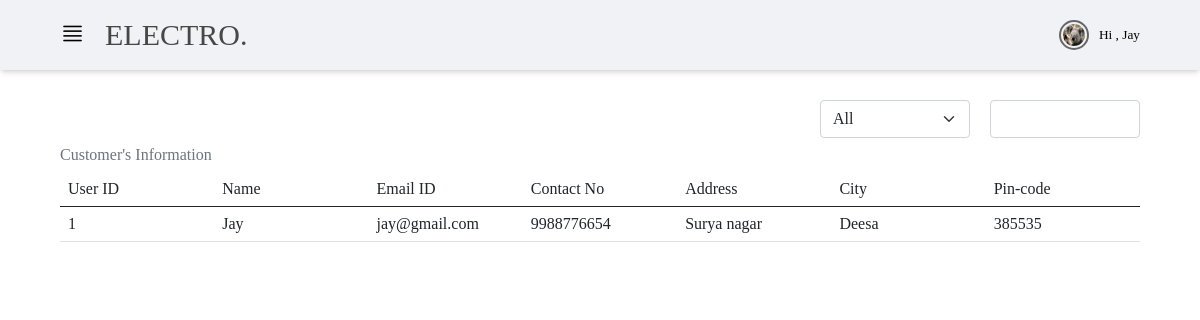
Page /Admin/customer.php (signed in) on the committed database.
### tables this page shows
CREATE TABLE `register` (
  `user_id` int(50) NOT NULL,
  `name` varchar(255) NOT NULL,
  `mobile_no` bigint(255) NOT NULL,
  `email_id` varchar(255) NOT NULL,
  `address` varchar(255) NOT NULL,
  `city` varchar(50) NOT NULL,
  `pin_code` int(10) NOT NULL,
  `password` varchar(50) NOT NULL
);

### Admin/customer.php (the view, shortened to what this page needs)
<!DOCTYPE html>
<html lang="en">
<head>
</head>
<link rel="stylesheet" href="css/table.css">
<body>
    <?php
        include_once 'header.php';
    ?>
    <section class="home">
        <div class="searchX">
            <div style="display: flex; justify-content: end; gap: 20px;">
                <div class="dropdown">
                    <select name="" id="searchMethod" class="custom-select findstatus form-select" style="width: 150px;">
                        <option value="">All</option>
                    </select>
                </div>
                <div class="search">
                    <input type="text" name="" id="getSearch" class="selectItm">
                </div>
            </div>
        </div>
        <div>
            <div class="table-responsive">
                <table class="table table-bordered caption-top table-responsive table-striped">
                    <caption>
                        Customer's Information
                    </caption>
                    <thead class="thead-dark">
                        <tr>
                            <td>User ID</td>
                            <td>Name</td>
                            <td>Email ID</td>
                            <td>Contact No</td>
                            <td>Address</td>
                            <td>City</td>
                            <td>Pin-code</td>
                        </tr>
                    </thead>
                    <tbody id="tbody">
                        <?php
                            $user = "SELECT * FROM `register` ORDER BY user_id ASC";
                            $userQueryResult = mysqli_query($conn,$user);
                            if(mysqli_num_rows($userQueryResult) > 0){
                                while($fetch = mysqli_fetch_assoc($userQueryResult)){
                                    ?>
                        <tr>
                            <td>
                                <?php echo $fetch['user_id'] ?>
                            </td>
                            <td>
                                <?php echo $fetch['name'] ?>
                            </td>
                            <td>
                                <?php echo $fetch['email_id'] ?>
                            </td>
                            <td>
                                <?php echo $fetch['mobile_no'] ?>
                            </td>
                            <td>
                                <?php echo $fetch['address'] ?>
                            </td>
                            <td>
                                <?php echo $fetch['city'] ?>
                            </td>
                            <td>
                                <?php echo $fetch['pin_code'] ?>
                            </td>
                        </tr>
                        <?php
                                }
                            }else{
                                ?>
                        No Data Found..
                        <?php
                            }
                        ?>
                    </tbody>
                </table>
            </div>
        </div>
    </section>
</body>
</html>

### Admin/header.php (shortened to what this page needs)
<?php
include_once 'pages/connection.php';
if (!isset($_SESSION['adminId'])) {
    header('Location:Login/index.php');
} else {
    $adminId = $_SESSION['adminId'];
}
?>
<!DOCTYPE html>
<html lang="en">
<head>
    <link rel="stylesheet" href="bootstrap-icons/bootstrap-icons.css">
    <link rel="stylesheet" href="css/header.css">
</head>
<body>
    <header>
        <div class="headContent">
            <div class="logo">
                <div class="sideOpen">
                    <button onclick="sideOpen()"><i class="icon_open bi-justify"></i></button>
                </div>
                <div id="logo"><a href="index.php" style="text-transform:Uppercase;">Electro.</a></div>
            </div>
            <div class="profile">
                <div class="profile_icon">
                    <?php
                    if (!isset($_SESSION['adminId'])) {
                    ?>
                        <i class="bi-person"></i>
                    <?php
                    } else {
                        $userXX = mysqli_query($conn,"SELECT * FROM `admin` WHERE `admin_id`=$adminId");
                        $fetchUserXX = mysqli_fetch_assoc($userXX);
                    ?>
                        <img src="Login/<?php echo $fetchUserXX['image'] ?>">
                        <button>Hi ,&nbsp;<?php echo $fetchUserXX['fname'] ?></button>
                    <?php
                    }
                    ?>
                </div>
            </div>
        </div>
    </header>
</body>
</html>

### Admin/css/table.css (style rules this page uses)
section { width: 90%; margin: 100px auto; }
.table { --bs-table-bg: transparent; --bs-table-accent-bg: transparent; --bs-table-striped-color: #212529; --bs-table-striped-bg: rgba(0, 0, 0, 0.05); --bs-table-active-color: #212529; --bs-table-active-bg: rgba(0, 0, 0, 0.1); --bs-table-hover-color: #212529; --bs-table-hover-bg: rgba(0, 0, 0, 0.075); width: 100%; margin-bottom: 1rem; color: #212529; vertical-align: top; border-color: #dee2e6; }
.table> :not(caption)>*>* { padding: 0.5rem 0.5rem; background-color: var(--bs-table-bg); border-bottom-width: 1px; box-shadow: inset 0 0 0 9999px var(--bs-table-accent-bg); }
.table>tbody { vertical-align: inherit; }
.table>thead { vertical-align: bottom; }
.table> :not(:last-child)> :last-child>* { border-bottom-color: currentColor; }
select { margin: 0; font-family: inherit; font-size: inherit; line-height: inherit; }
select { text-transform: none; }
table { caption-side: bottom; border-collapse: collapse; }
caption { padding-top: 0.5rem; padding-bottom: 0.5rem; color: #6c757d; text-align: left; }
thead, tbody, tfoot, tr, td, th { border-color: inherit; border-style: solid; border-width: 0; }
.form-select { display: block; width: 100%; padding: 0.375rem 2.25rem 0.375rem 0.75rem; -moz-padding-start: calc(0.75rem - 3px); font-size: 1rem; font-weight: 400; line-height: 1.5; color: #212529; background-color: #fff; background-repeat: no-repeat; background-position: right 0.75rem center; background-size: 16px 12px; border: 1px solid #ced4da; border-radius: 0.25rem; transition: border-color 0.15s ease-in-out, box-shadow 0.15s ease-in-out; -webkit-appearance: none; -moz-appearance: none; appearance: none; }
.caption-top { caption-side: top; }
.table-responsive { overflow-x: auto; -webkit-overflow-scrolling: touch; }

### Admin/css/header.css (style rules this page uses)
* { margin: 0; padding: 0; box-sizing: border-box; font-family: 'Rubik'; }
a { text-decoration: none; }
header { width: 100%; height: 70px; background-color: #F0F2F5; position: fixed; top: 0; display: flex; align-items: center; box-shadow: rgba(0,0,0,0.1)0px 4px 6px -1px,rgba(0,0,0,0.1) 0px 2px 4px -1px; }
.headContent { width: 90%; margin: 0 auto; display: flex; justify-content: space-between; align-items: center; padding: 15px 0; }
.logo { display: flex; align-items: center; gap: 20px; }
.logo #logo a { color: black; font-size: 30px; opacity: 0.7; }
.profile { height: 60px; }
.profile_icon { height: 100%; }
button { background-color: transparent; border: none; }
.profile_icon { display: flex; gap: 10px; align-items: center; box-sizing: border-box; }
.profile_icon img { border: 2px solid #666; padding: 2px; width: 30px; height: 30px; border-radius: 50%; overflow: hidden; }
.icon_open { color: black; font-size: 25px; }
button { cursor: pointer; }

### Admin/customer.php (style rules this page uses)
.selectItm { display: block; width: 150px; padding: 0.375rem 2.25rem 0.375rem 0.75rem; -moz-padding-start: calc(0.75rem - 3px); font-size: 1rem; font-weight: 400; line-height: 1.5; color: #212529; background-color: #fff; border: 1px solid #ced4da; border-radius: 0.25rem; transition: border-color 0.15s ease-in-out, box-shadow 0.15s ease-in-out; -webkit-appearance: none; -moz-appearance: none; appearance: none; }
td { width:calc(100% / 7); }

### Admin/header.php (style rules this page uses)
header { z-index:2; }

### rows in the picture
register: user_id "1", name "Jay", email "jay@gmail.com", mobile_no "9988776654", address "Surya nagar", city "Deesa", pin_code "385535"

### other values in the picture
$fetchUserXX['fname'] "Jay"
